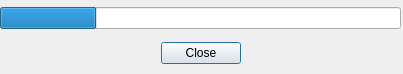
<?xml version="1.0" encoding="UTF-8"?>
<ui version="4.0">
 <class>Dialog</class>
 <widget class="QDialog" name="Dialog">
  <property name="geometry">
   <rect>
    <x>0</x>
    <y>0</y>
    <width>403</width>
    <height>74</height>
   </rect>
  </property>
  <property name="windowTitle">
   <string>Working</string>
  </property>
  <widget class="QWidget" name="verticalLayoutWidget">
   <property name="geometry">
    <rect>
     <x>0</x>
     <y>0</y>
     <width>401</width>
     <height>71</height>
    </rect>
   </property>
   <layout class="QVBoxLayout" name="verticalLayout">
    <item>
     <widget class="QProgressBar" name="progressBar">
      <property name="value">
       <number>24</number>
      </property>
      <property name="textVisible">
       <bool>false</bool>
      </property>
      <property name="format">
       <string>%p%</string>
      </property>
     </widget>
    </item>
    <item>
     <layout class="QHBoxLayout" name="horizontalLayout">
      <item>
       <spacer name="horizontalSpacer">
        <property name="orientation">
         <enum>Qt::Horizontal</enum>
        </property>
        <property name="sizeHint" stdset="0">
         <size>
          <width>40</width>
          <height>20</height>
         </size>
        </property>
       </spacer>
      </item>
      <item>
       <widget class="QPushButton" name="close_button">
        <property name="text">
         <string>Close</string>
        </property>
       </widget>
      </item>
      <item>
       <spacer name="horizontalSpacer_2">
        <property name="orientation">
         <enum>Qt::Horizontal</enum>
        </property>
        <property name="sizeHint" stdset="0">
         <size>
          <width>40</width>
          <height>20</height>
         </size>
        </property>
       </spacer>
      </item>
     </layout>
    </item>
   </layout>
  </widget>
  <zorder>verticalLayoutWidget</zorder>
  <zorder>horizontalSpacer_2</zorder>
 </widget>
 <resources/>
 <connections>
  <connection>
   <sender>close_button</sender>
   <signal>clicked()</signal>
   <receiver>Dialog</receiver>
   <slot>close()</slot>
   <hints>
    <hint type="sourcelabel">
     <x>337</x>
     <y>81</y>
    </hint>
    <hint type="destinationlabel">
     <x>199</x>
     <y>149</y>
    </hint>
   </hints>
  </connection>
 </connections>
</ui>
